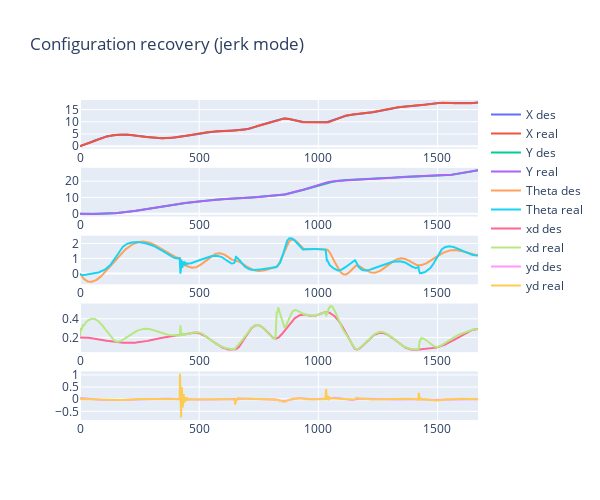

The cell this chart's notebook holds for it:
### Markdown cell above
## Plotting

### Code cell
evaluate.plot_stuff()

### Figure 1 — Plotly figure (JSON) as saved in the notebook; plotly's stock layout.template omitted (floating-point values rounded to 4 significant figures; data arrays with more than 128 entries replaced by an {"elided": "..."} marker saying what was removed)
{"data": [{"name": "X des", "type": "scatter", "x": {"elided": "1670 float values"}, "xaxis": "x", "y": {"elided": "1670 float values"}, "yaxis": "y"}, {"name": "X real", "type": "scatter", "x": {"elided": "1670 float values"}, "xaxis": "x", "y": {"elided": "1669 float values"}, "yaxis": "y"}, {"name": "Y des", "type": "scatter", "x": {"elided": "1670 float values"}, "xaxis": "x2", "y": {"elided": "1670 float values"}, "yaxis": "y2"}, {"name": "Y real", "type": "scatter", "x": {"elided": "1670 float values"}, "xaxis": "x2", "y": {"elided": "1669 float values"}, "yaxis": "y2"}, {"name": "Theta des", "type": "scatter", "x": {"elided": "1670 float values"}, "xaxis": "x3", "y": {"elided": "1670 float values"}, "yaxis": "y3"}, {"name": "Theta real", "type": "scatter", "x": {"elided": "1670 float values"}, "xaxis": "x3", "y": {"elided": "1669 float values"}, "yaxis": "y3"}, {"name": "xd des", "type": "scatter", "x": {"elided": "1670 float values"}, "xaxis": "x4", "y": {"elided": "1670 float values"}, "yaxis": "y4"}, {"name": "xd real", "type": "scatter", "x": {"elided": "1670 float values"}, "xaxis": "x4", "y": {"elided": "1669 float values"}, "yaxis": "y4"}, {"name": "yd des", "type": "scatter", "x": {"elided": "1670 float values"}, "xaxis": "x5", "y": {"elided": "1670 float values"}, "yaxis": "y5"}, {"name": "yd real", "type": "scatter", "x": {"elided": "1670 float values"}, "xaxis": "x5", "y": {"elided": "1669 float values"}, "yaxis": "y5"}], "layout": {"height": 500, "title": {"text": "Configuration recovery (jerk mode)"}, "width": 600, "xaxis": {"anchor": "y", "domain": [0, 1]}, "xaxis2": {"anchor": "y2", "domain": [0, 1]}, "xaxis3": {"anchor": "y3", "domain": [0, 1]}, "xaxis4": {"anchor": "y4", "domain": [0, 1]}, "xaxis5": {"anchor": "y5", "domain": [0, 1]}, "yaxis": {"anchor": "x", "domain": [0.848, 1]}, "yaxis2": {"anchor": "x2", "domain": [0.636, 0.788]}, "yaxis3": {"anchor": "x3", "domain": [0.424, 0.576]}, "yaxis4": {"anchor": "x4", "domain": [0.212, 0.364]}, "yaxis5": {"anchor": "x5", "domain": [0, 0.152]}}}
